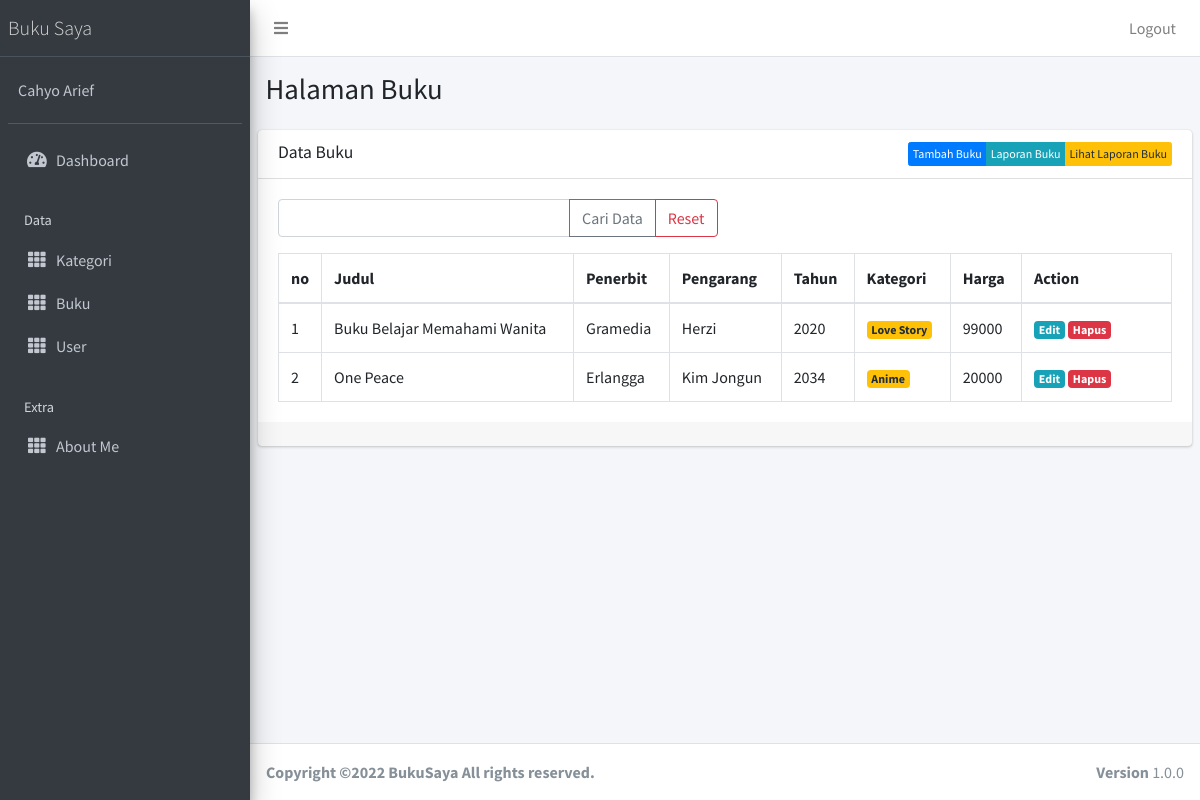
Screenshot of /public/buku (signed in) with the database file from the repository.
### tables this page shows
CREATE TABLE `buku` (
  `id` int(11) NOT NULL,
  `judul` varchar(100) NOT NULL,
  `penerbit` varchar(50) DEFAULT NULL,
  `pengarang` varchar(50) DEFAULT NULL,
  `tahun` varchar(4) DEFAULT NULL,
  `kategori_id` int(11) DEFAULT NULL,
  `harga` int(11) DEFAULT NULL
);

CREATE TABLE `kategori` (
  `id` int(11) NOT NULL,
  `nama_kategori` varchar(50) NOT NULL
);

### app/core/Controller.php (called while the page is built, shortened)
<?php
class Controller{
	public function view($view, $data = [])
	{
		require_once '../app/views/' . $view . '.php';
	}
	public function model($model)
	{
		return new $model;
	}
}

### app/controllers/Buku.php (called while the page is built, shortened)
<?php
class Buku extends Controller {
	public function index()
	{
		$data['title'] = 'Data Buku';
		$data['buku'] = $this->model('BukuModel')->getAllBuku();
		$this->view('buku/index', $data);
	}
}

### app/core/App.php (called while the page is built, shortened)
<?php
class App{
	protected $method = 'index';
	protected $params = [];
	public function __construct(){
		$this->controller = new $this->controller;
		call_user_func_array([$this->controller, $this->method], $this->params);
	}
}

### public/index.php (called while the page is built, shortened)
<?php
$app = new App;

### app/core/Database.php (called while the page is built, shortened)
<?php
class Database{
	private $host = DB_HOST;
	private $user = DB_USER;
	private $pass = DB_PASS;
	private $dbnm = DB_NAME;
	private $dbh;
	private $stmt;
	public function __construct()
	{
		$dsn = 'mysql:host='. $this->host .';dbname='. $this->dbnm;
		$option = [
			PDO::ATTR_PERSISTENT => true,
			PDO::ATTR_ERRMODE => PDO::ERRMODE_EXCEPTION
		];
		try{
			$this->dbh = new PDO($dsn,$this->user,$this->pass, $option);
		}catch(PDOException $e){
			die($e->getMessage());
		}
	}
	public function query($query)
	{
		$this->stmt = $this->dbh->prepare($query);
	}
	public function execute()
	{
		$this->stmt->execute();
	}
	public function resultSet()
	{
		$this->execute();
		return $this->stmt->fetchAll(PDO::FETCH_ASSOC);
	}
}

### app/models/BukuModel.php (called while the page is built, shortened)
<?php
class BukuModel {
	private $table = 'buku';
	private $db;
	public function __construct()
	{
		$this->db = new Database;
	}
	public function getAllBuku()
	{
		$this->db->query("SELECT buku.*, kategori.nama_kategori FROM " . $this->table . " JOIN kategori ON kategori.id = buku.kategori_id");
		return $this->db->resultSet();
	}
}

### app/views/buku/index.php (the view, shortened to what this page needs)
  <div class="content-wrapper">
    <section class="content-header">
      <div class="container-fluid">
        <div class="row mb-2">
          <div class="col-sm-6">
            <h1>Halaman Buku</h1>
          </div>
        </div>
      </div>
    </section>
    <section class="content">
      <div class="card">
        <div class="card-header">
          <h3 class="card-title"><?= $data['title'] ?></h3> <div class="btn-group float-right"><a href="<?= base_url; ?>/buku/tambah" class="btn float-right btn-xs btn btn-primary">Tambah Buku</a><a href="<?= base_url; ?>/buku/laporan" class="btn float-right btn-xs btn btn-info">Laporan Buku</a><a href="<?= base_url; ?>/buku/lihatlaporan" class="btn float-right btn-xs btn btn-warning">Lihat Laporan Buku</a></div>
        </div>
        <div class="card-body">
      <form action="<?= base_url; ?>/buku/cari" method="post">
 <div class="row mb-3">
    <div class="col-lg-6">
      <div class="input-group">
        <input type="text" class="form-control" placeholder="" name="key" >
    <div class="input-group-append">
          <button class="btn btn-outline-secondary" type="submit">Cari Data</button>
          <a class="btn btn-outline-danger" href="<?= base_url; ?>/buku" >Reset</a>
    </div>
  </div>
  </div>
</div>
    </form>
          <table class="table table-bordered">
                  <thead>
                    <tr>
                      <th style="width: 10px">no</th>
                      <th>Judul</th>
                      <th>Penerbit</th>
                      <th>Pengarang</th>
                      <th>Tahun</th>
                      <th>Kategori</th>
                      <th>Harga</th>
                      <th style="width: 150px">Action</th>
                    </tr>
                  </thead>
                  <tbody>
                  <?php $no=1; ?>
                    <?php foreach ($data['buku'] as $row) :?>
                    <tr>
                      <td><?= $no; ?></td>
                      <td><?= $row['judul'];?></td>
                      <td><?= $row['penerbit'];?></td>
                      <td><?= $row['pengarang'];?></td>
                      <td><?= $row['tahun'];?></td>
                      <td><div class="badge badge-warning"><?= $row['nama_kategori'];?></div></td>
                      <td><?= $row['harga'];?></td>
                      <td>
                        <a href="<?= base_url; ?>/buku/edit/<?= $row['id'] ?>" class="badge badge-info">Edit</a> <a href="<?= base_url; ?>/buku/hapus/<?= $row['id'] ?>" class="badge badge-danger" onclick="return confirm('Hapus data?');">Hapus</a>
                      </td>
                    </tr>
                    <?php $no++; endforeach; ?>
                  </tbody>
                </table>
        </div>
        <div class="card-footer">
        </div>
      </div>
    </section>
  </div>

### rows the page displays
buku: judul "Buku Belajar Memahami Wanita", penerbit "Gramedia", pengarang "Herzi", tahun "2020", kategori.nama_kategori "Love Story", harga "99000"
buku: judul "One Peace", penerbit "Erlangga", pengarang "Kim Jongun", tahun "2034", kategori.nama_kategori "Anime", harga "20000"

### other values shown
$data['title'] "Data Buku"
